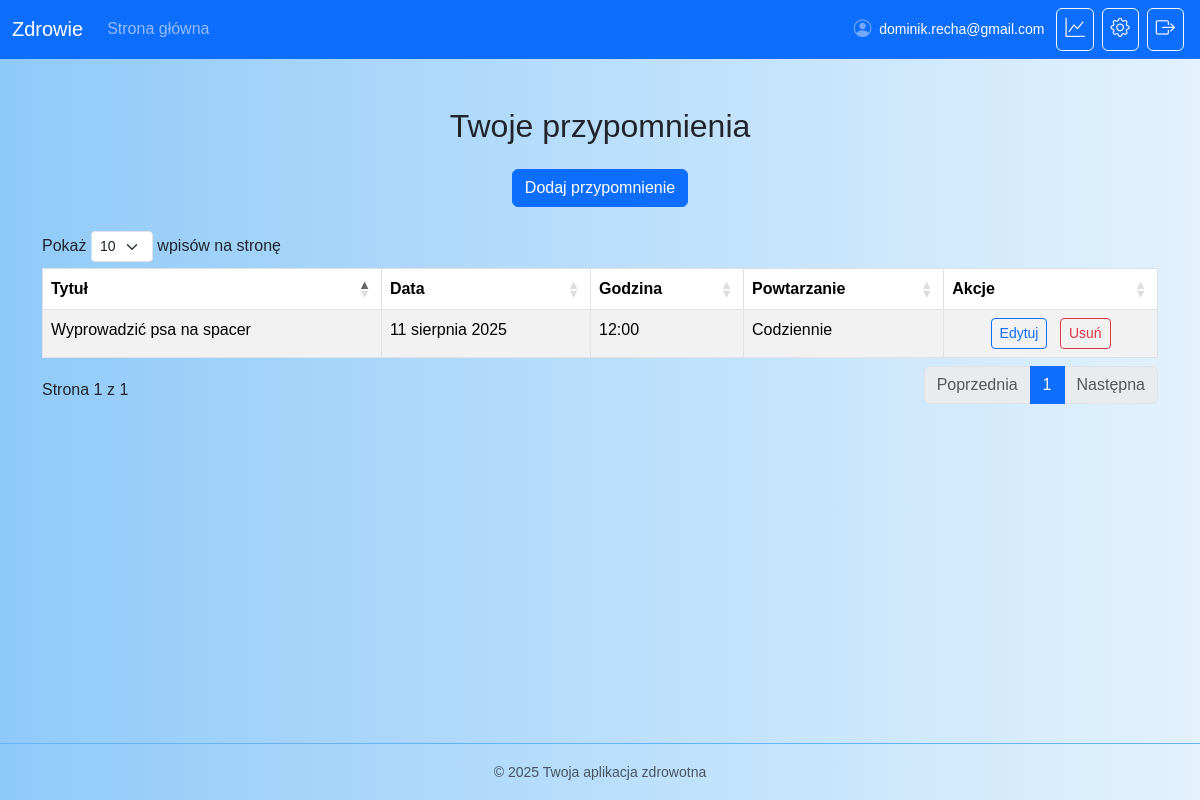
The app's page /reminders/list/ (signed in) with its own data.
### core/models.py (models this page shows, shortened)
class CustomUser(AbstractBaseUser):
    email = models.EmailField(unique=True)
    first_name = models.CharField(max_length=100)
    last_name = models.CharField(max_length=100)
    date_of_birth = models.DateField()
    guardian_email = models.EmailField()
    guardian_phone = models.CharField(
        max_length=16,
        blank=True,
        validators=[phone_validator],
        help_text="Numer telefonu opiekuna w formacie międzynarodowym, np. +48..."
    )
    is_active = models.BooleanField(default=True)
    is_staff = models.BooleanField(default=False)
    objects = CustomUserManager()
    USERNAME_FIELD = 'email'
    REQUIRED_FIELDS = ['first_name', 'last_name', 'date_of_birth', 'guardian_email', 'guardian_phone']

### reminders/models.py (models this page shows, shortened)
class Reminder(models.Model):
    title = models.CharField(max_length=255)
    date = models.DateField()         # data startowa (dla pierwszego uruchomienia)
    time = models.TimeField()         # godzina wysyłki
    recurrence = models.CharField(max_length=50, choices=RECURRENCE_CHOICES, blank=True, null=True)
    next_run = models.DateTimeField(blank=True, null=True)   # najbliższy termin wysyłki (TZ-aware)
    last_sent = models.DateTimeField(blank=True, null=True)  # kiedy ostatnio wysłano (info)
    is_active = models.BooleanField(default=True)            # niecykliczne: po wysłaniu ustawiamy False
    user = models.ForeignKey(settings.AUTH_USER_MODEL, on_delete=models.CASCADE)

### reminders/views.py (the view)
# urls.py: path('list/', views.reminder_list, name='reminder_list'),
@login_required
def reminder_list(request):
    reminders = Reminder.objects.filter(user=request.user, is_active=True).order_by('next_run', 'date', 'time')
    return render(request, 'reminders/reminder_list.html', {'reminders': reminders})

### reminders/templates/reminders/reminder_list.html (shortened to what this page needs)
{% extends "core/base.html" %}
{% load static %}
{% block content %}
<div class="container mt-5">
  <h2 class="text-center mb-4">Twoje przypomnienia</h2>
  <div class="text-center mb-4">
    <a href="{% url 'add_reminder' %}" class="btn btn-primary">Dodaj przypomnienie</a>
  </div>
  <div class="table-responsive">
    <table id="remindersTable" class="table table-striped table-bordered">
      <thead>
        <tr>
          <th>Tytuł</th>
          <th>Data</th>
          <th>Godzina</th>
          <th>Powtarzanie</th>
          <th>Akcje</th>
        </tr>
      </thead>
      <tbody>
        {% for reminder in reminders %}
        <tr>
          <td>{{ reminder.title }}</td>
          <td>{{ reminder.date }}</td>
          <td>{{ reminder.time }}</td>
          <td>
            {% if reminder.recurrence == 'daily' %} Codziennie
            {% elif reminder.recurrence == 'weekly' %} Co tydzień
            {% else %} Brak
            {% endif %}
          </td>
          <td class="text-center">
            <a href="{% url 'edit_reminder' reminder.id %}" class="btn btn-outline-primary btn-sm me-2">Edytuj</a>
            <a href="{% url 'delete_reminder' reminder.id %}" class="btn btn-outline-danger btn-sm">Usuń</a>
          </td>
        </tr>
        {% empty %}
        <tr>
          <td colspan="5" class="text-center">Brak przypomnień</td>
        </tr>
        {% endfor %}
      </tbody>
    </table>
  </div>
</div>
<link href="https://cdn.datatables.net/1.13.4/css/dataTables.bootstrap5.min.css" rel="stylesheet"/>
{% endblock %}

### core/templates/core/base.html (shortened to what this page needs)
<!DOCTYPE html>
<html lang="pl">
<head>
    {% load static %}
    <link href="https://cdn.jsdelivr.net/npm/bootstrap@5.3.2/dist/css/bootstrap.min.css" rel="stylesheet">
    <link rel="stylesheet" href="https://cdn.jsdelivr.net/npm/bootstrap-icons@1.10.5/font/bootstrap-icons.css">
    <link rel="stylesheet" href="{% static 'css/style.css' %}">
</head>
<body class="d-flex flex-column min-vh-100">
<nav class="navbar navbar-expand-lg navbar-dark bg-primary">
    <div class="container-fluid">
        <a class="navbar-brand" href="#">Zdrowie</a>
        <div class="collapse navbar-collapse">
            <ul class="navbar-nav me-auto mb-2 mb-lg-0">
                {% if user.is_authenticated and request.resolver_match.url_name != "login" and request.resolver_match.url_name != "register" and request.resolver_match.url_name != "dashboard" %}
                <li class="nav-item">
                    <a class="nav-link" href="{% url 'dashboard' %}">Strona główna</a>
                </li>
                {% endif %}
            </ul>
            {% if user.is_authenticated and request.resolver_match.url_name != "login" and request.resolver_match.url_name != "register" %}
            <ul class="navbar-nav ms-auto d-flex flex-row align-items-center">
                <li class="nav-item mx-2">
                    <span class="navbar-text d-flex align-items-center gap-2">
                        <i class="bi bi-person-circle opacity-75" style="font-size:1.1rem;"></i>
                        <span class="small d-none d-sm-inline text-truncate text-white fw-normal"
                              style="max-width: 220px;"
                              title="{% firstof user.email user.get_username %}">
                            {% firstof user.email user.get_username %}
                        </span>
                    </span>
                </li>
                <li class="nav-item mx-1">
                    <a class="btn btn-outline-light rounded px-2" href="{% url 'select_results' %}" title="Wyniki pomiarów">
                        <i class="bi bi-graph-up" style="font-size: 1.2rem;"></i>
                    </a>
                </li>
                <li class="nav-item mx-1">
                    <a class="btn btn-outline-light rounded px-2" href="{% url 'settings' %}" title="Ustawienia">
                        <i class="bi bi-gear" style="font-size: 1.2rem;"></i>
                    </a>
                </li>
                <li class="nav-item mx-1">
                    <a class="btn btn-outline-light rounded px-2" href="{% url 'logout' %}" title="Wyloguj się">
                        <i class="bi bi-box-arrow-right" style="font-size: 1.2rem;"></i>
                    </a>
                </li>
            </ul>
            {% endif %}
        </div>
    </div>
</nav>
<div class="flex-grow-1">
    {% block content %}{% endblock %}
</div>
<footer class="bg-light text-center text-muted py-3 mt-auto">
    <small>&copy; 2025 Twoja aplikacja zdrowotna</small>
</footer>
</body>
</html>

### core/static/css/style.css (style rules this page uses)
body { background: linear-gradient(to right, #90caf9, #e3f2fd); min-height: 100vh; margin: 0; font-family: Arial, sans-serif; }
.btn-outline-danger { color: #dc3545; border-color: #dc3545; transition: 0.3s; }
footer { background: linear-gradient(to right, #90caf9, #e3f2fd); border-top: 1px solid #64b5f6; color: #333; }

### records on screen
CustomUser: email "dominik.recha@gmail.com"
Reminder: title "Wyprowadzić psa na spacer", date "11 sierpnia 2025", time "12:00", recurrence "Codziennie"
